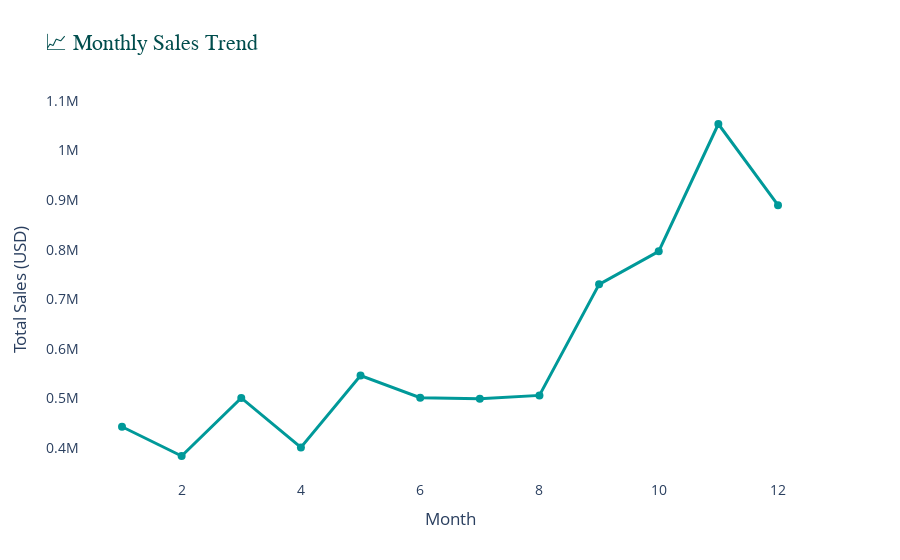

Notebook cell for this chart:
### Markdown cell above
### Monthly Sales Trend

### Code cell
monthly_sales = (
    df_clean.groupby('Month')['TotalSales']
    .sum()
    .sort_index()
    .reset_index()
)

fig = px.line(
    monthly_sales,
    x='Month',
    y='TotalSales',
    markers=True,
    title='📈 Monthly Sales Trend',
)

fig.update_traces(
    line=dict(width=3, color='#009999'),
    marker=dict(size=8)
)

fig.update_layout(
    title_font=dict(size=22, color='#004d4d', family="Arial Black"),
    xaxis_title='Month',
    yaxis_title='Total Sales (USD)',
    plot_bgcolor='white',
    font=dict(size=14),
    hovermode='x unified'
)

fig.show()

### Figure 1 — Plotly figure (JSON) as saved in the notebook; plotly's stock layout.template omitted (floating-point values rounded to 4 significant figures)
{"data": [{"hovertemplate": "Month=%{x}<br>TotalSales=%{y}<extra></extra>", "legendgroup": "", "line": {"color": "#009999", "dash": "solid", "width": 3}, "marker": {"size": 8, "symbol": "circle"}, "mode": "lines+markers", "name": "", "orientation": "v", "showlegend": false, "type": "scatter", "x": [1, 2, 3, 4, 5, 6, 7, 8, 9, 10, 11, 12], "xaxis": "x", "y": [443200.0, 384200.0, 501200.0, 401400.0, 546400.0, 501700.0, 499400.0, 506300.0, 730300.0, 796800.0, 1054000.0, 889800.0], "yaxis": "y"}], "layout": {"autosize": true, "font": {"size": 14}, "hovermode": "x unified", "legend": {"tracegroupgap": 0}, "plot_bgcolor": "white", "title": {"font": {"color": "#004d4d", "family": "Arial Black", "size": 22}, "text": "📈 Monthly Sales Trend"}, "xaxis": {"anchor": "y", "autorange": true, "domain": [0, 1], "range": [0.3148, 12.69], "title": {"text": "Month"}, "type": "linear"}, "yaxis": {"anchor": "x", "autorange": true, "domain": [0, 1], "range": [322500.0, 1115000.0], "title": {"text": "Total Sales (USD)"}, "type": "linear"}}}
